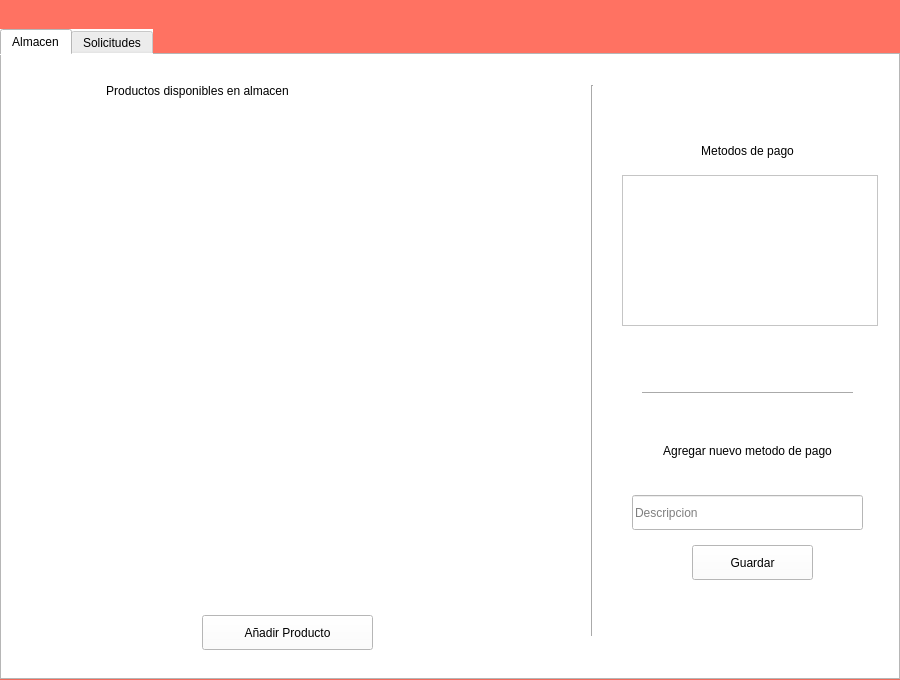
<?xml version="1.0" encoding="UTF-8"?>
<ui version="4.0">
 <class>pantalla_proveedor</class>
 <widget class="QWidget" name="pantalla_proveedor">
  <property name="geometry">
   <rect>
    <x>0</x>
    <y>0</y>
    <width>900</width>
    <height>680</height>
   </rect>
  </property>
  <property name="windowTitle">
   <string>Form</string>
  </property>
  <property name="styleSheet">
   <string notr="true">background-color: '#FFF';</string>
  </property>
  <widget class="QStackedWidget" name="stackedWidget">
   <property name="geometry">
    <rect>
     <x>0</x>
     <y>0</y>
     <width>900</width>
     <height>680</height>
    </rect>
   </property>
   <property name="currentIndex">
    <number>0</number>
   </property>
   <widget class="QWidget" name="inicio">
    <property name="styleSheet">
     <string notr="true">background-color: rgb(255, 114, 98)</string>
    </property>
    <widget class="QTabWidget" name="tabWidget">
     <property name="geometry">
      <rect>
       <x>0</x>
       <y>29</y>
       <width>900</width>
       <height>651</height>
      </rect>
     </property>
     <property name="styleSheet">
      <string notr="true">background-color: rgb(255, 255, 255);</string>
     </property>
     <property name="tabShape">
      <enum>QTabWidget::Rounded</enum>
     </property>
     <property name="currentIndex">
      <number>0</number>
     </property>
     <widget class="QWidget" name="almacen">
      <attribute name="title">
       <string>Almacen</string>
      </attribute>
      <widget class="QWidget" name="gridLayoutWidget">
       <property name="geometry">
        <rect>
         <x>30</x>
         <y>60</y>
         <width>521</width>
         <height>481</height>
        </rect>
       </property>
       <layout class="QGridLayout" name="productLayout"/>
      </widget>
      <widget class="QPushButton" name="btnAddProducto">
       <property name="geometry">
        <rect>
         <x>200</x>
         <y>560</y>
         <width>171</width>
         <height>35</height>
        </rect>
       </property>
       <property name="text">
        <string>Añadir Producto</string>
       </property>
      </widget>
      <widget class="QPushButton" name="btnAddMetPago">
       <property name="geometry">
        <rect>
         <x>690</x>
         <y>490</y>
         <width>121</width>
         <height>35</height>
        </rect>
       </property>
       <property name="text">
        <string>Guardar</string>
       </property>
      </widget>
      <widget class="Line" name="line">
       <property name="geometry">
        <rect>
         <x>580</x>
         <y>30</y>
         <width>20</width>
         <height>551</height>
        </rect>
       </property>
       <property name="orientation">
        <enum>Qt::Vertical</enum>
       </property>
      </widget>
      <widget class="QLabel" name="label">
       <property name="geometry">
        <rect>
         <x>620</x>
         <y>370</y>
         <width>251</width>
         <height>51</height>
        </rect>
       </property>
       <property name="styleSheet">
        <string notr="true">font: 75 12pt &quot;Quicksand Medium&quot;;</string>
       </property>
       <property name="text">
        <string>Agregar nuevo metodo de pago</string>
       </property>
       <property name="alignment">
        <set>Qt::AlignCenter</set>
       </property>
       <property name="wordWrap">
        <bool>true</bool>
       </property>
      </widget>
      <widget class="QLineEdit" name="descripcionMetodo">
       <property name="geometry">
        <rect>
         <x>630</x>
         <y>440</y>
         <width>231</width>
         <height>35</height>
        </rect>
       </property>
       <property name="placeholderText">
        <string>Descripcion</string>
       </property>
      </widget>
      <widget class="QLabel" name="label_2">
       <property name="geometry">
        <rect>
         <x>30</x>
         <y>20</y>
         <width>331</width>
         <height>31</height>
        </rect>
       </property>
       <property name="styleSheet">
        <string notr="true">font: 75 14pt &quot;Quicksand Medium&quot;;</string>
       </property>
       <property name="text">
        <string>Productos disponibles en almacen</string>
       </property>
       <property name="alignment">
        <set>Qt::AlignCenter</set>
       </property>
       <property name="wordWrap">
        <bool>true</bool>
       </property>
      </widget>
      <widget class="QListWidget" name="listaPago">
       <property name="geometry">
        <rect>
         <x>620</x>
         <y>120</y>
         <width>256</width>
         <height>151</height>
        </rect>
       </property>
      </widget>
      <widget class="QLabel" name="label_4">
       <property name="geometry">
        <rect>
         <x>610</x>
         <y>80</y>
         <width>271</width>
         <height>31</height>
        </rect>
       </property>
       <property name="styleSheet">
        <string notr="true">font: 75 14pt &quot;Quicksand Medium&quot;;</string>
       </property>
       <property name="text">
        <string>Metodos de pago</string>
       </property>
       <property name="alignment">
        <set>Qt::AlignCenter</set>
       </property>
       <property name="wordWrap">
        <bool>true</bool>
       </property>
      </widget>
      <widget class="Line" name="line_2">
       <property name="geometry">
        <rect>
         <x>640</x>
         <y>330</y>
         <width>211</width>
         <height>16</height>
        </rect>
       </property>
       <property name="orientation">
        <enum>Qt::Horizontal</enum>
       </property>
      </widget>
      <zorder>gridLayoutWidget</zorder>
      <zorder>btnAddProducto</zorder>
      <zorder>btnAddMetPago</zorder>
      <zorder>line</zorder>
      <zorder>descripcionMetodo</zorder>
      <zorder>label_2</zorder>
      <zorder>listaPago</zorder>
      <zorder>label_4</zorder>
      <zorder>line_2</zorder>
      <zorder>label</zorder>
     </widget>
     <widget class="QWidget" name="solicitudes">
      <attribute name="title">
       <string>Solicitudes</string>
      </attribute>
      <widget class="QWidget" name="verticalLayoutWidget">
       <property name="geometry">
        <rect>
         <x>60</x>
         <y>30</y>
         <width>771</width>
         <height>541</height>
        </rect>
       </property>
       <layout class="QVBoxLayout" name="solicLayout"/>
      </widget>
     </widget>
    </widget>
   </widget>
   <widget class="QWidget" name="addProducto">
    <widget class="QLineEdit" name="nombreProd">
     <property name="geometry">
      <rect>
       <x>570</x>
       <y>170</y>
       <width>291</width>
       <height>35</height>
      </rect>
     </property>
     <property name="placeholderText">
      <string>Nombre del Producto</string>
     </property>
    </widget>
    <widget class="QLineEdit" name="descripcionProd">
     <property name="geometry">
      <rect>
       <x>570</x>
       <y>240</y>
       <width>291</width>
       <height>35</height>
      </rect>
     </property>
     <property name="placeholderText">
      <string>Descripción del Producto</string>
     </property>
    </widget>
    <widget class="QLineEdit" name="precioProd">
     <property name="geometry">
      <rect>
       <x>570</x>
       <y>310</y>
       <width>291</width>
       <height>35</height>
      </rect>
     </property>
     <property name="placeholderText">
      <string>Precio</string>
     </property>
    </widget>
    <widget class="QPushButton" name="btnRegistrarProd">
     <property name="geometry">
      <rect>
       <x>650</x>
       <y>440</y>
       <width>131</width>
       <height>35</height>
      </rect>
     </property>
     <property name="text">
      <string>Añadir Producto</string>
     </property>
    </widget>
    <widget class="QPushButton" name="btnAtrasAddProd">
     <property name="geometry">
      <rect>
       <x>570</x>
       <y>620</y>
       <width>83</width>
       <height>35</height>
      </rect>
     </property>
     <property name="text">
      <string>Atras</string>
     </property>
    </widget>
    <widget class="QSpinBox" name="cantidad">
     <property name="geometry">
      <rect>
       <x>710</x>
       <y>380</y>
       <width>121</width>
       <height>35</height>
      </rect>
     </property>
     <property name="maximum">
      <number>1000</number>
     </property>
    </widget>
    <widget class="QLabel" name="label_3">
     <property name="geometry">
      <rect>
       <x>600</x>
       <y>390</y>
       <width>121</width>
       <height>21</height>
      </rect>
     </property>
     <property name="styleSheet">
      <string notr="true">font: 75 14pt &quot;Quicksand&quot;;
background: #00ffffff;
color: #ffffff;
</string>
     </property>
     <property name="text">
      <string>Cantidad</string>
     </property>
    </widget>
    <widget class="QLabel" name="label_4">
     <property name="geometry">
      <rect>
       <x>0</x>
       <y>0</y>
       <width>901</width>
       <height>681</height>
      </rect>
     </property>
     <property name="text">
      <string/>
     </property>
     <property name="pixmap">
      <pixmap>:/resources/imagenes/addProductoFondo.png</pixmap>
     </property>
    </widget>
    <zorder>label_4</zorder>
    <zorder>nombreProd</zorder>
    <zorder>descripcionProd</zorder>
    <zorder>precioProd</zorder>
    <zorder>btnRegistrarProd</zorder>
    <zorder>btnAtrasAddProd</zorder>
    <zorder>cantidad</zorder>
    <zorder>label_3</zorder>
   </widget>
  </widget>
 </widget>
 <tabstops>
  <tabstop>tabWidget</tabstop>
  <tabstop>btnAddProducto</tabstop>
  <tabstop>descripcionMetodo</tabstop>
  <tabstop>btnAddMetPago</tabstop>
  <tabstop>nombreProd</tabstop>
  <tabstop>descripcionProd</tabstop>
  <tabstop>precioProd</tabstop>
  <tabstop>cantidad</tabstop>
  <tabstop>btnRegistrarProd</tabstop>
  <tabstop>btnAtrasAddProd</tabstop>
 </tabstops>
 <resources/>
 <connections/>
</ui>
